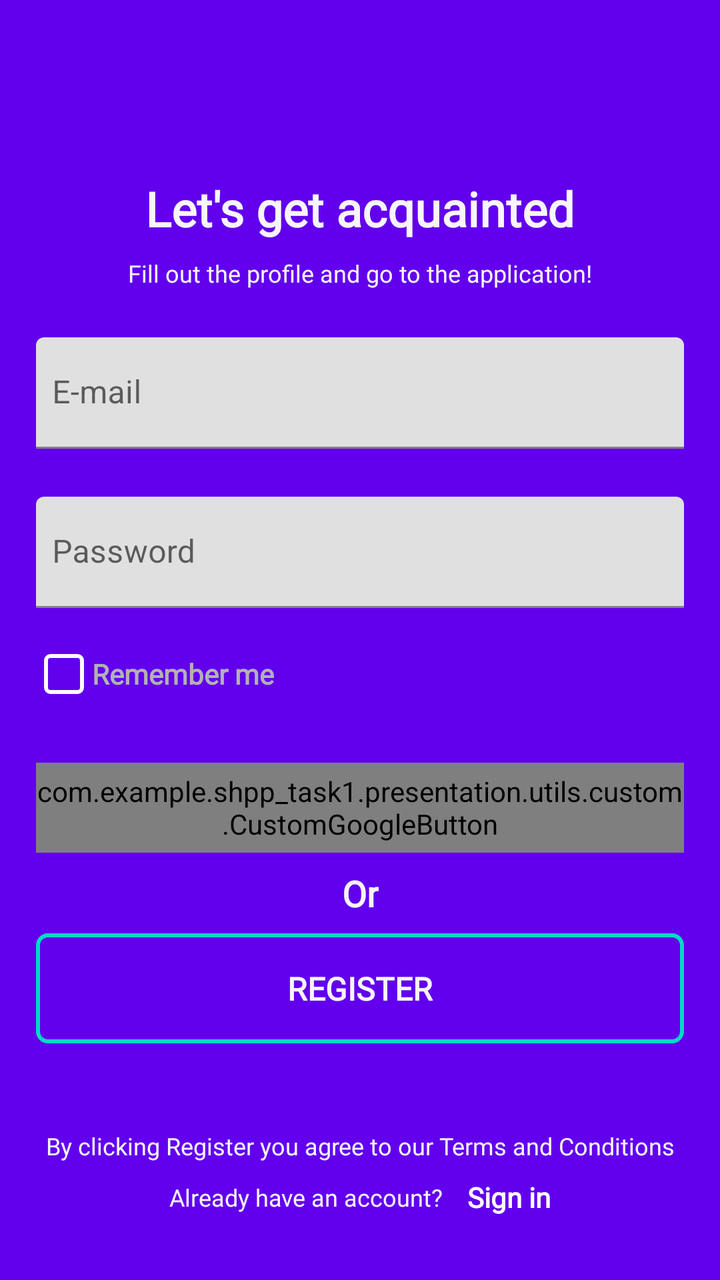
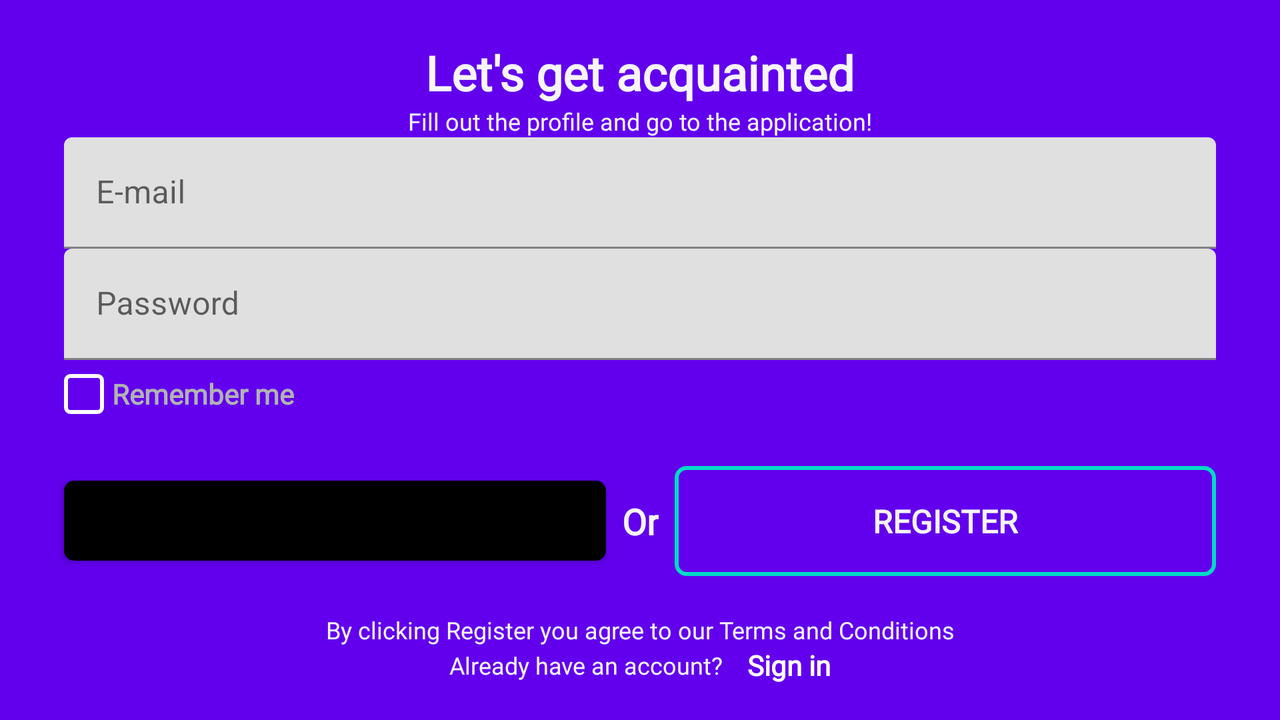

Two renders of one Android screen. The first uses the default layout on a phone; the second uses the alternative layout the repository ships for a different screen configuration, on a matching device. The two XML files are below.
<!-- AndroidManifest.xml: application theme AppTheme -->
<!-- res/layout/fragment_register.xml -->
<?xml version="1.0" encoding="utf-8"?>
<androidx.constraintlayout.widget.ConstraintLayout xmlns:android="http://schemas.android.com/apk/res/android"
    xmlns:app="http://schemas.android.com/apk/res-auto"
    xmlns:tools="http://schemas.android.com/tools"
    android:layout_width="match_parent"
    android:layout_height="match_parent">

    <View
        android:id="@+id/viewLayoutBg"
        android:layout_width="match_parent"
        android:layout_height="match_parent"
        android:background="?attr/colorPrimary"
        tools:layout_editor_absoluteX="0dp"
        tools:layout_editor_absoluteY="0dp" />

    <androidx.constraintlayout.widget.Guideline
        android:id="@+id/startGuideline"
        android:layout_width="wrap_content"
        android:layout_height="wrap_content"
        android:orientation="vertical"
        app:layout_constraintGuide_percent="0.05" />

    <androidx.constraintlayout.widget.Guideline
        android:id="@+id/endGuideline"
        android:layout_width="wrap_content"
        android:layout_height="wrap_content"
        android:orientation="vertical"
        app:layout_constraintGuide_percent="0.95" />

    <androidx.constraintlayout.widget.Guideline
        android:id="@+id/bottomGuideline"
        android:layout_width="wrap_content"
        android:layout_height="wrap_content"
        android:orientation="horizontal"
        app:layout_constraintGuide_percent="0.95" />

    <androidx.constraintlayout.widget.Guideline
        android:id="@+id/centerGuideline"
        android:layout_width="wrap_content"
        android:layout_height="wrap_content"
        android:orientation="horizontal"
        app:layout_constraintGuide_percent="0.5" />

    <androidx.constraintlayout.helper.widget.Flow
        android:id="@+id/flow_greeting"
        android:layout_width="0dp"
        android:layout_height="wrap_content"
        android:layout_marginBottom="@dimen/margin_all_xl"
        android:orientation="vertical"
        app:constraint_referenced_ids="textGreeting, textFillProfileHint"
        app:flow_verticalGap="@dimen/margin_all_m"
        app:layout_constraintBottom_toTopOf="@+id/flow_input"
        app:layout_constraintEnd_toStartOf="@id/endGuideline"
        app:layout_constraintStart_toStartOf="@id/startGuideline" />

    <androidx.appcompat.widget.AppCompatTextView
        android:id="@+id/textGreeting"
        android:layout_width="wrap_content"
        android:layout_height="wrap_content"
        android:fontFamily="@font/open_sans_family"
        android:text="@string/lets_get_acquainted"
        android:textColor="@color/white_text"
        android:textSize="@dimen/font_all_size_xxl"
        android:textStyle="bold"
        app:layout_constraintEnd_toEndOf="parent"
        app:layout_constraintHorizontal_bias="0.5"
        app:layout_constraintStart_toStartOf="@+id/viewLayoutBg"
        app:layout_constraintTop_toTopOf="@+id/viewLayoutBg" />

    <androidx.appcompat.widget.AppCompatTextView
        android:id="@+id/textFillProfileHint"
        android:layout_width="wrap_content"
        android:layout_height="wrap_content"
        android:layout_marginTop="@dimen/margin_all_m"
        android:fontFamily="@font/open_sans_family"
        android:text="@string/fill_out_the_profile_and_go_to_the_application"
        android:textColor="@color/white_text"
        android:textSize="@dimen/font_all_size_s"
        app:layout_constraintEnd_toEndOf="@+id/viewLayoutBg"
        app:layout_constraintStart_toStartOf="parent"
        app:layout_constraintTop_toBottomOf="@+id/textGreeting" />

    <androidx.constraintlayout.helper.widget.Flow
        android:id="@+id/flow_input"
        android:layout_width="0dp"
        android:layout_height="wrap_content"
        android:layout_marginBottom="@dimen/margin_all_l"
        android:orientation="vertical"
        app:constraint_referenced_ids="emailInputLayout, passwordInputLayout"
        app:flow_verticalGap="@dimen/margin_all_xl"
        app:flow_wrapMode="chain"
        app:layout_constraintBottom_toTopOf="@+id/centerGuideline"
        app:layout_constraintEnd_toStartOf="@id/endGuideline"
        app:layout_constraintStart_toStartOf="@id/startGuideline" />

    <com.google.android.material.textfield.TextInputLayout
        android:id="@+id/emailInputLayout"
        style="@style/TextInputLayoutStyle"
        android:layout_width="0dp"
        android:layout_height="wrap_content"
        app:layout_constraintEnd_toEndOf="@id/flow_input"
        app:layout_constraintStart_toStartOf="@id/flow_input"
        app:layout_constraintTop_toTopOf="@id/flow_greeting">

        <com.google.android.material.textfield.TextInputEditText
            android:id="@+id/emailTextInput"
            style="@style/TextInputLayout_editTextStyle"
            android:layout_width="match_parent"
            android:layout_height="wrap_content"
            android:hint="@string/e_mail"
            android:imeOptions="actionDone"
            android:inputType="textEmailAddress"
            android:lines="1"
            android:paddingStart="@dimen/margin_all_m"
            android:textColor="@color/white_text"
            tools:ignore="RtlSymmetry" />

    </com.google.android.material.textfield.TextInputLayout>

    <com.google.android.material.textfield.TextInputLayout
        android:id="@+id/passwordInputLayout"
        style="@style/TextInputLayoutStyle"
        android:layout_width="0dp"
        android:layout_height="wrap_content"
        app:layout_constraintEnd_toEndOf="@id/flow_input"
        app:layout_constraintStart_toStartOf="@id/flow_input"
        app:layout_constraintTop_toTopOf="@id/emailInputLayout">

        <com.google.android.material.textfield.TextInputEditText
            android:id="@+id/passwordTextInput"
            style="@style/TextInputLayout_editTextStyle"
            android:layout_width="match_parent"
            android:layout_height="wrap_content"
            android:hint="@string/password"
            android:imeOptions="actionDone"
            android:inputType="textPassword"
            android:lines="1"
            android:paddingStart="@dimen/margin_all_m"
            android:textColor="@color/white_text"
            tools:ignore="RtlSymmetry" />

    </com.google.android.material.textfield.TextInputLayout>

    <androidx.appcompat.widget.AppCompatCheckBox
        android:id="@+id/checkBoxRememberMe"
        android:layout_width="wrap_content"
        android:layout_height="34dp"
        android:layout_marginStart="@dimen/margin_all_s"
        android:button="@drawable/cb_selector"
        android:buttonTint="@null"
        android:checked="false"
        android:fontFamily="@font/open_sans_family"
        android:lines="1"
        android:paddingStart="@dimen/margin_all_s"
        android:text="@string/remember_me"
        android:textColor="@color/gray_text"
        android:textSize="@dimen/font_all_size_m"
        android:textStyle="bold"
        app:layout_constraintStart_toEndOf="@id/startGuideline"
        app:layout_constraintTop_toTopOf="@+id/centerGuideline"
        tools:ignore="RtlSymmetry" />

    <androidx.constraintlayout.helper.widget.Flow
        android:id="@+id/flow_buttons"
        android:layout_width="0dp"
        android:layout_height="wrap_content"
        android:layout_marginBottom="@dimen/margin_all_l"
        android:orientation="vertical"
        app:constraint_referenced_ids="buttonGoogleSignIn,textOr,buttonRegister"
        app:flow_horizontalStyle="packed"
        app:flow_verticalGap="@dimen/margin_all_m"
        app:flow_wrapMode="chain"
        app:layout_constraintBottom_toTopOf="@+id/textAboutTerms"
        app:layout_constraintEnd_toStartOf="@id/endGuideline"
        app:layout_constraintHorizontal_chainStyle="packed"
        app:layout_constraintStart_toStartOf="@id/startGuideline"
        app:layout_constraintTop_toBottomOf="@+id/checkBoxRememberMe" />

    <com.example.shpp_task1.presentation.utils.custom.CustomGoogleButton
        android:id="@+id/buttonGoogleSignIn"
        app:buttonFontFamily="@font/open_sans_semi_bold"
        android:text="@string/google"
        android:layout_width="0dp"
        android:layout_height="45dp" />

    <androidx.appcompat.widget.AppCompatTextView
        android:id="@+id/textOr"
        android:layout_width="wrap_content"
        android:layout_height="wrap_content"
        android:fontFamily="@font/open_sans_family"
        android:text="@string/or"
        android:textColor="@color/white_text"
        android:textSize="@dimen/font_all_size_xl"
        android:textStyle="bold" />

    <androidx.appcompat.widget.AppCompatButton
        android:id="@+id/buttonRegister"
        android:layout_width="0dp"
        android:layout_height="55dp"
        android:background="@drawable/btn_bg_rounded_border"
        android:fontFamily="@font/open_sans_family"
        android:text="@string/register"
        android:textColor="@color/white_text"
        android:textSize="@dimen/font_all_size_l"
        android:textStyle="bold"
        android:theme="@style/ButtonStyle"
        app:layout_constraintBottom_toTopOf="@+id/textAboutTerms" />

    <androidx.appcompat.widget.AppCompatTextView
        android:id="@+id/textAboutTerms"
        android:layout_width="328dp"
        android:layout_height="wrap_content"
        android:layout_marginBottom="@dimen/margin_all_m"
        android:fontFamily="@font/open_sans_family"
        android:gravity="center_horizontal"
        android:text="@string/by_clicking_register_you_agree_to_our_terms_and_conditions"
        android:textColor="@color/white_text"
        android:textSize="@dimen/font_all_size_s"
        app:layout_constraintBottom_toTopOf="@id/flow_sign_in"
        app:layout_constraintEnd_toStartOf="@id/endGuideline"
        app:layout_constraintStart_toStartOf="@id/startGuideline" />

    <androidx.constraintlayout.helper.widget.Flow
        android:id="@+id/flow_sign_in"
        android:layout_width="0dp"
        android:layout_height="wrap_content"
        android:orientation="horizontal"
        app:constraint_referenced_ids="textHaveAnAccount,textSignIn"
        app:flow_horizontalGap="12dp"
        app:flow_horizontalStyle="packed"
        app:flow_wrapMode="chain"
        app:layout_constraintBottom_toBottomOf="@id/bottomGuideline"
        app:layout_constraintEnd_toStartOf="@id/endGuideline"
        app:layout_constraintHorizontal_chainStyle="packed"
        app:layout_constraintStart_toStartOf="@id/startGuideline" />

    <androidx.appcompat.widget.AppCompatTextView
        android:id="@+id/textHaveAnAccount"
        android:layout_width="wrap_content"
        android:layout_height="wrap_content"
        android:fontFamily="@font/open_sans_family"
        android:text="@string/already_have_an_account"
        android:textColor="@color/white_text"
        android:textSize="@dimen/font_all_size_s" />

    <androidx.appcompat.widget.AppCompatTextView
        android:id="@+id/textSignIn"
        android:layout_width="wrap_content"
        android:layout_height="wrap_content"
        android:fontFamily="@font/open_sans_family"
        android:text="@string/sign_in"
        android:textColor="@color/white"
        android:textSize="@dimen/font_all_size_m"
        android:textStyle="bold"
        app:layout_constraintBottom_toBottomOf="@id/flow_sign_in"
        app:layout_constraintStart_toEndOf="@+id/textHaveAnAccount" />


</androidx.constraintlayout.widget.ConstraintLayout>
<!-- resources referenced by this layout -->
<resources>
  <color name="gray_text">#B2B2B3</color>
  <color name="white">#FFFFFFFF</color>
  <color name="white_text">#FAFAFAFA</color>
  <dimen name="font_all_size_l">16sp</dimen>
  <dimen name="font_all_size_m">14sp</dimen>
  <dimen name="font_all_size_s">12sp</dimen>
  <dimen name="font_all_size_xl">18sp</dimen>
  <dimen name="font_all_size_xxl">24sp</dimen>
  <dimen name="margin_all_l">16dp</dimen>
  <dimen name="margin_all_m">8dp</dimen>
  <dimen name="margin_all_s">4dp</dimen>
  <dimen name="margin_all_xl">24dp</dimen>
  <!-- drawable btn_bg_rounded_border (drawable) -->
  <shape xmlns:android="http://schemas.android.com/apk/res/android">
      <solid android:color="@android:color/transparent" />
      <corners android:radius="5dp" />
      <stroke
          android:width="2dp"
      android:color="?attr/colorPrimary" />
  </shape>
  <!-- drawable cb_selector (drawable) -->
  <selector xmlns:android="http://schemas.android.com/apk/res/android">
      <item android:state_checked="true" android:drawable="@drawable/cb_checked" />
      <item android:state_checked="false" android:drawable="@drawable/cb_unchecked" />
  </selector>
  <string name="already_have_an_account">Already have an account?</string>
  <string name="by_clicking_register_you_agree_to_our_terms_and_conditions">By clicking Register you agree to our Terms and Conditions</string>
  <string name="e_mail">E-mail</string>
  <string name="fill_out_the_profile_and_go_to_the_application">Fill out the profile and go to the application!</string>
  <string name="google" translatable="false">GOOGLE</string>
  <string name="lets_get_acquainted">Let\'s get acquainted</string>
  <string name="or">Or</string>
  <string name="password">Password</string>
  <string name="register">Register</string>
  <string name="remember_me">Remember me</string>
  <string name="sign_in">Sign in</string>
  <!-- from res/values-v26/ -->
  <style name="ButtonStyle">
          <item name="colorPrimary">?attr/colorSecondary</item>
      </style>
  <!-- drawable cb_checked (drawable) -->
  <?xml version="1.0" encoding="utf-8"?>
  <vector xmlns:android="http://schemas.android.com/apk/res/android"
      android:width="20dp"
      android:height="20dp"
      android:viewportWidth="20"
      android:viewportHeight="20">
  
      <path
          android:fillColor="?attr/colorPrimary"
          android:strokeColor="#FAFAFA"
          android:strokeWidth="2"
          android:strokeLineJoin="round"
          android:pathData="M16.75 1.00003H3.25C2.00736 1.00003 1 2.00739 1 3.25003V16.75C1 17.9927 2.00736 19 3.25 19H16.75C17.9926 19 19 17.9927 19 16.75V3.25003C19 2.00739 17.9926 1.00003 16.75 1.00003Z" />
      <path
          android:fillColor="#242235"
          android:pathData="M14.5 6.24997L8.2 13.75L5.5 10.75" />
      <path
          android:strokeColor="#FAFAFA"
          android:strokeWidth="1"
          android:strokeLineJoin="round"
          android:strokeLineCap="round"
          android:pathData="M14.5 6.24997L8.2 13.75L5.5 10.75" />
  </vector>
  <!-- drawable cb_unchecked (drawable) -->
  <?xml version="1.0" encoding="utf-8"?>
  <vector xmlns:android="http://schemas.android.com/apk/res/android"
      android:width="20dp"
      android:height="20dp"
      android:viewportWidth="20"
      android:viewportHeight="20">
  
      <path
          android:fillColor="?attr/colorPrimary"
          android:strokeColor="#FAFAFA"
          android:strokeWidth="2"
          android:strokeLineJoin="round"
          android:pathData="M16.75 1.00003H3.25C2.00736 1.00003 1 2.00739 1 3.25003V16.75C1 17.9927 2.00736 19 3.25 19H16.75C17.9926 19 19 17.9927 19 16.75V3.25003C19 2.00739 17.9926 1.00003 16.75 1.00003Z" />
      <path
          android:fillColor="?attr/colorPrimary"
          android:pathData="M14.5 6.24997L8.2 13.75L5.5 10.75" />
  </vector>
</resources>
<!-- res/layout-land/fragment_register.xml (the repository's variant of the layout above) -->
<!-- drawn on the phone turned sideways -->
<?xml version="1.0" encoding="utf-8"?>
<androidx.constraintlayout.widget.ConstraintLayout xmlns:android="http://schemas.android.com/apk/res/android"
    xmlns:app="http://schemas.android.com/apk/res-auto"
    xmlns:tools="http://schemas.android.com/tools"
    android:layout_width="match_parent"
    android:layout_height="match_parent">


    <View
        android:id="@+id/viewLayoutBg"
        android:layout_width="match_parent"
        android:layout_height="match_parent"
        android:background="?attr/colorPrimary" />

    <androidx.constraintlayout.widget.Guideline
        android:id="@+id/startGuideline"
        android:layout_width="wrap_content"
        android:layout_height="wrap_content"
        android:orientation="vertical"
        app:layout_constraintGuide_percent="0.05" />

    <androidx.constraintlayout.widget.Guideline
        android:id="@+id/endGuideline"
        android:layout_width="wrap_content"
        android:layout_height="wrap_content"
        android:orientation="vertical"
        app:layout_constraintGuide_percent="0.95" />

    <androidx.constraintlayout.widget.Guideline
        android:id="@+id/bottomGuideline"
        android:layout_width="wrap_content"
        android:layout_height="wrap_content"
        android:orientation="horizontal"
        app:layout_constraintGuide_percent="0.95" />

    <androidx.constraintlayout.widget.Guideline
        android:id="@+id/centerGuideline"
        android:layout_width="wrap_content"
        android:layout_height="wrap_content"
        android:orientation="horizontal"
        app:layout_constraintGuide_percent="0.5" />

    <androidx.constraintlayout.helper.widget.Flow
        android:id="@+id/flow_greeting"
        android:layout_width="0dp"
        android:layout_height="wrap_content"
        android:orientation="vertical"
        app:constraint_referenced_ids="textGreeting, textFillProfileHint"
        app:layout_constraintBottom_toTopOf="@+id/flow_input"
        app:layout_constraintEnd_toStartOf="@id/endGuideline"
        app:layout_constraintStart_toStartOf="@id/startGuideline" />

    <androidx.appcompat.widget.AppCompatTextView
        android:id="@+id/textGreeting"
        android:layout_width="wrap_content"
        android:layout_height="wrap_content"
        android:fontFamily="@font/open_sans_family"
        android:text="@string/lets_get_acquainted"
        android:textColor="@color/white_text"
        android:textSize="@dimen/font_all_size_xxl"
        android:textStyle="bold"
        app:layout_constraintEnd_toEndOf="parent"
        app:layout_constraintHorizontal_bias="0.5"
        app:layout_constraintStart_toStartOf="@+id/viewLayoutBg"
        app:layout_constraintTop_toTopOf="@+id/viewLayoutBg" />

    <androidx.appcompat.widget.AppCompatTextView
        android:id="@+id/textFillProfileHint"
        android:layout_width="wrap_content"
        android:layout_height="wrap_content"
        android:layout_marginTop="@dimen/margin_all_m"
        android:fontFamily="@font/open_sans_family"
        android:text="@string/fill_out_the_profile_and_go_to_the_application"
        android:textColor="@color/white_text"
        android:textSize="@dimen/font_all_size_s"
        app:layout_constraintEnd_toEndOf="@+id/viewLayoutBg"
        app:layout_constraintStart_toStartOf="parent"
        app:layout_constraintTop_toBottomOf="@+id/textGreeting" />


    <androidx.constraintlayout.helper.widget.Flow
        android:id="@+id/flow_input"
        android:layout_width="0dp"
        android:layout_height="wrap_content"
        android:orientation="vertical"
        app:constraint_referenced_ids="emailInputLayout, passwordInputLayout"
        app:flow_horizontalBias="0.5"
        app:flow_wrapMode="chain"
        app:layout_constraintBottom_toTopOf="@+id/centerGuideline"
        app:layout_constraintEnd_toStartOf="@id/endGuideline"
        app:layout_constraintStart_toStartOf="@id/startGuideline" />

    <com.google.android.material.textfield.TextInputLayout
        android:id="@+id/emailInputLayout"
        style="@style/TextInputLayoutStyle"
        android:layout_width="0dp"
        android:layout_height="wrap_content"
        app:layout_constraintEnd_toEndOf="@id/flow_input"
        app:layout_constraintStart_toStartOf="@id/flow_input"
        app:layout_constraintTop_toTopOf="@id/flow_greeting">

        <com.google.android.material.textfield.TextInputEditText
            android:id="@+id/emailTextInput"
            style="@style/TextInputLayout_editTextStyle"
            android:layout_width="match_parent"
            android:layout_height="wrap_content"
            android:hint="@string/e_mail"
            android:imeOptions="actionDone"
            android:inputType="textEmailAddress"
            android:lines="1"
            android:textColor="@color/white_text" />

    </com.google.android.material.textfield.TextInputLayout>

    <com.google.android.material.textfield.TextInputLayout
        android:id="@+id/passwordInputLayout"
        style="@style/TextInputLayoutStyle"
        android:layout_width="0dp"
        android:layout_height="wrap_content"
        app:layout_constraintEnd_toEndOf="@id/flow_input"
        app:layout_constraintStart_toStartOf="@id/flow_input"
        app:layout_constraintTop_toTopOf="@id/emailInputLayout">

        <com.google.android.material.textfield.TextInputEditText
            android:id="@+id/passwordTextInput"
            style="@style/TextInputLayout_editTextStyle"
            android:layout_width="match_parent"
            android:layout_height="wrap_content"
            android:hint="@string/password"
            android:imeOptions="actionDone"
            android:inputType="textPassword"
            android:lines="1"
            android:textColor="@color/white_text" />

    </com.google.android.material.textfield.TextInputLayout>

    <androidx.appcompat.widget.AppCompatCheckBox
        android:id="@+id/checkBoxRememberMe"
        android:layout_width="wrap_content"
        android:layout_height="34dp"
        android:layout_marginBottom="48dp"
        android:button="@drawable/cb_selector"
        android:buttonTint="@null"
        android:checked="false"
        android:fontFamily="@font/open_sans_family"
        android:lines="1"
        android:paddingStart="@dimen/margin_all_s"
        android:text="@string/remember_me"
        android:textColor="@color/gray_text"
        android:textSize="@dimen/font_all_size_m"
        android:textStyle="bold"
        app:layout_constraintStart_toEndOf="@id/startGuideline"
        app:layout_constraintTop_toTopOf="@+id/centerGuideline"
        tools:ignore="RtlSymmetry" />

    <androidx.constraintlayout.helper.widget.Flow
        android:id="@+id/flow_buttons"
        android:layout_width="0dp"
        android:layout_height="wrap_content"
        android:orientation="horizontal"
        app:constraint_referenced_ids="buttonGoogleSignUp,textOr,buttonLogin"
        app:flow_horizontalGap="@dimen/margin_all_m"
        app:flow_horizontalStyle="packed"
        app:layout_constraintBottom_toTopOf="@+id/textAboutTerms"
        app:layout_constraintEnd_toStartOf="@id/endGuideline"
        app:layout_constraintHorizontal_chainStyle="packed"
        app:layout_constraintStart_toStartOf="@id/startGuideline"
        app:layout_constraintTop_toBottomOf="@+id/checkBoxRememberMe" />

    <androidx.constraintlayout.helper.widget.Flow
        android:id="@+id/flow_sign_in"
        android:layout_width="0dp"
        android:layout_height="wrap_content"
        android:orientation="horizontal"
        app:constraint_referenced_ids="textHaveAnAccount,textSignUp "
        app:flow_horizontalGap="12dp"
        app:flow_horizontalStyle="packed"
        app:flow_wrapMode="chain"
        app:layout_constraintBottom_toBottomOf="@id/bottomGuideline"
        app:layout_constraintEnd_toStartOf="@id/endGuideline"
        app:layout_constraintHorizontal_chainStyle="packed"
        app:layout_constraintStart_toStartOf="@id/startGuideline" />


    <androidx.appcompat.widget.AppCompatButton
        android:id="@+id/buttonGoogleSignUp"
        android:layout_width="0dp"
        android:layout_height="40dp"
        android:background="@drawable/btn_bg_google" />

    <androidx.appcompat.widget.AppCompatButton
        android:id="@+id/buttonLogin"
        android:layout_width="0dp"
        android:layout_height="55dp"
        android:background="@drawable/btn_bg_rounded_border"
        android:fontFamily="@font/open_sans_family"
        android:text="@string/register"
        android:textColor="@color/white_text"
        android:textSize="@dimen/font_all_size_l"
        android:textStyle="bold"
        android:theme="@style/ButtonStyle"
        app:layout_constraintBottom_toTopOf="@+id/textAboutTerms" />

    <androidx.appcompat.widget.AppCompatTextView
        android:id="@+id/textOr"
        android:layout_width="wrap_content"
        android:layout_height="wrap_content"
        android:fontFamily="@font/open_sans_family"
        android:text="@string/or"
        android:textColor="@color/white_text"
        android:textSize="@dimen/font_all_size_xl"
        android:textStyle="bold" />

    <androidx.appcompat.widget.AppCompatTextView
        android:id="@+id/textAboutTerms"
        android:layout_width="0dp"
        android:layout_height="wrap_content"
        android:fontFamily="@font/open_sans_family"
        android:gravity="center_horizontal"
        android:text="@string/by_clicking_register_you_agree_to_our_terms_and_conditions"
        android:textColor="@color/white_text"
        android:textSize="@dimen/font_all_size_s"
        app:layout_constraintBottom_toTopOf="@id/flow_sign_in"
        app:layout_constraintEnd_toStartOf="@id/endGuideline"
        app:layout_constraintStart_toStartOf="@id/startGuideline" />


    <androidx.appcompat.widget.AppCompatTextView
        android:id="@+id/textHaveAnAccount"
        android:layout_width="wrap_content"
        android:layout_height="wrap_content"
        android:fontFamily="@font/open_sans_family"
        android:text="@string/already_have_an_account"
        android:textColor="@color/white_text"
        android:textSize="@dimen/font_all_size_s" />

    <androidx.appcompat.widget.AppCompatTextView
        android:id="@+id/textSignUp"
        android:layout_width="wrap_content"
        android:layout_height="wrap_content"
        android:fontFamily="@font/open_sans_family"
        android:text="@string/sign_in"
        android:textColor="@color/white"
        android:textSize="@dimen/font_all_size_m"
        android:textStyle="bold"
        app:layout_constraintBottom_toBottomOf="@id/flow_sign_in"
        app:layout_constraintStart_toEndOf="@+id/textHaveAnAccount" />


</androidx.constraintlayout.widget.ConstraintLayout>
<!-- resources referenced by the variant -->
<!-- as the phone turned sideways resolves them -->
<resources>
  <color name="gray_text">#B2B2B3</color>
  <color name="white">#FFFFFFFF</color>
  <color name="white_text">#FAFAFAFA</color>
  <dimen name="font_all_size_l">16sp</dimen>
  <dimen name="font_all_size_m">14sp</dimen>
  <dimen name="font_all_size_s">12sp</dimen>
  <dimen name="font_all_size_xl">18sp</dimen>
  <dimen name="font_all_size_xxl">24sp</dimen>
  <dimen name="margin_all_m">8dp</dimen>
  <dimen name="margin_all_s">4dp</dimen>
  <!-- drawable btn_bg_google (drawable) -->
  <shape xmlns:android="http://schemas.android.com/apk/res/android">
      <corners android:radius="5dp" />
      <solid android:color="?attr/colorOnBackground"/>
  </shape>
  <!-- drawable btn_bg_rounded_border (drawable) -->
  <shape xmlns:android="http://schemas.android.com/apk/res/android">
      <solid android:color="@android:color/transparent" />
      <corners android:radius="5dp" />
      <stroke
          android:width="2dp"
      android:color="?attr/colorPrimary" />
  </shape>
  <!-- drawable cb_selector (drawable) -->
  <selector xmlns:android="http://schemas.android.com/apk/res/android">
      <item android:state_checked="true" android:drawable="@drawable/cb_checked" />
      <item android:state_checked="false" android:drawable="@drawable/cb_unchecked" />
  </selector>
  <string name="already_have_an_account">Already have an account?</string>
  <string name="by_clicking_register_you_agree_to_our_terms_and_conditions">By clicking Register you agree to our Terms and Conditions</string>
  <string name="e_mail">E-mail</string>
  <string name="fill_out_the_profile_and_go_to_the_application">Fill out the profile and go to the application!</string>
  <string name="lets_get_acquainted">Let\'s get acquainted</string>
  <string name="or">Or</string>
  <string name="password">Password</string>
  <string name="register">Register</string>
  <string name="remember_me">Remember me</string>
  <string name="sign_in">Sign in</string>
  <!-- from res/values-v26/ -->
  <style name="ButtonStyle">
          <item name="colorPrimary">?attr/colorSecondary</item>
      </style>
  <!-- drawable cb_checked (drawable) -->
  <?xml version="1.0" encoding="utf-8"?>
  <vector xmlns:android="http://schemas.android.com/apk/res/android"
      android:width="20dp"
      android:height="20dp"
      android:viewportWidth="20"
      android:viewportHeight="20">
  
      <path
          android:fillColor="?attr/colorPrimary"
          android:strokeColor="#FAFAFA"
          android:strokeWidth="2"
          android:strokeLineJoin="round"
          android:pathData="M16.75 1.00003H3.25C2.00736 1.00003 1 2.00739 1 3.25003V16.75C1 17.9927 2.00736 19 3.25 19H16.75C17.9926 19 19 17.9927 19 16.75V3.25003C19 2.00739 17.9926 1.00003 16.75 1.00003Z" />
      <path
          android:fillColor="#242235"
          android:pathData="M14.5 6.24997L8.2 13.75L5.5 10.75" />
      <path
          android:strokeColor="#FAFAFA"
          android:strokeWidth="1"
          android:strokeLineJoin="round"
          android:strokeLineCap="round"
          android:pathData="M14.5 6.24997L8.2 13.75L5.5 10.75" />
  </vector>
  <!-- drawable cb_unchecked (drawable) -->
  <?xml version="1.0" encoding="utf-8"?>
  <vector xmlns:android="http://schemas.android.com/apk/res/android"
      android:width="20dp"
      android:height="20dp"
      android:viewportWidth="20"
      android:viewportHeight="20">
  
      <path
          android:fillColor="?attr/colorPrimary"
          android:strokeColor="#FAFAFA"
          android:strokeWidth="2"
          android:strokeLineJoin="round"
          android:pathData="M16.75 1.00003H3.25C2.00736 1.00003 1 2.00739 1 3.25003V16.75C1 17.9927 2.00736 19 3.25 19H16.75C17.9926 19 19 17.9927 19 16.75V3.25003C19 2.00739 17.9926 1.00003 16.75 1.00003Z" />
      <path
          android:fillColor="?attr/colorPrimary"
          android:pathData="M14.5 6.24997L8.2 13.75L5.5 10.75" />
  </vector>
</resources>
